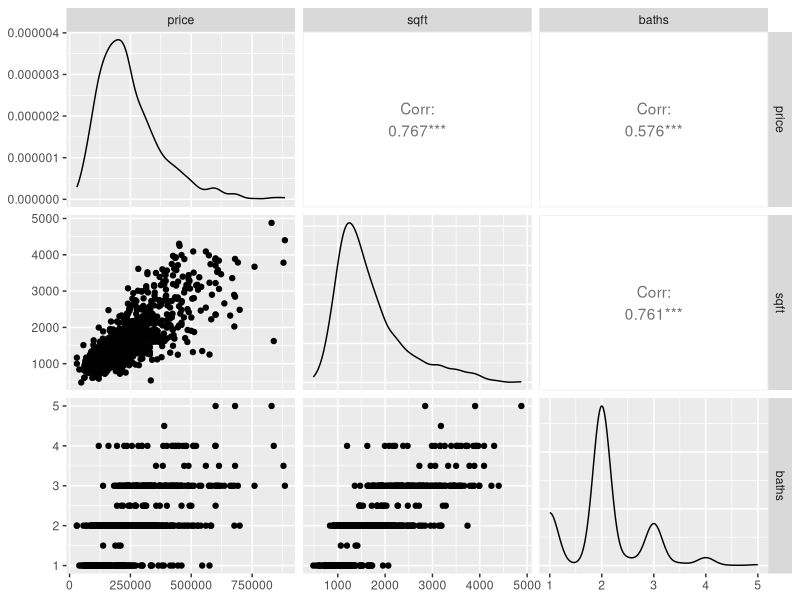
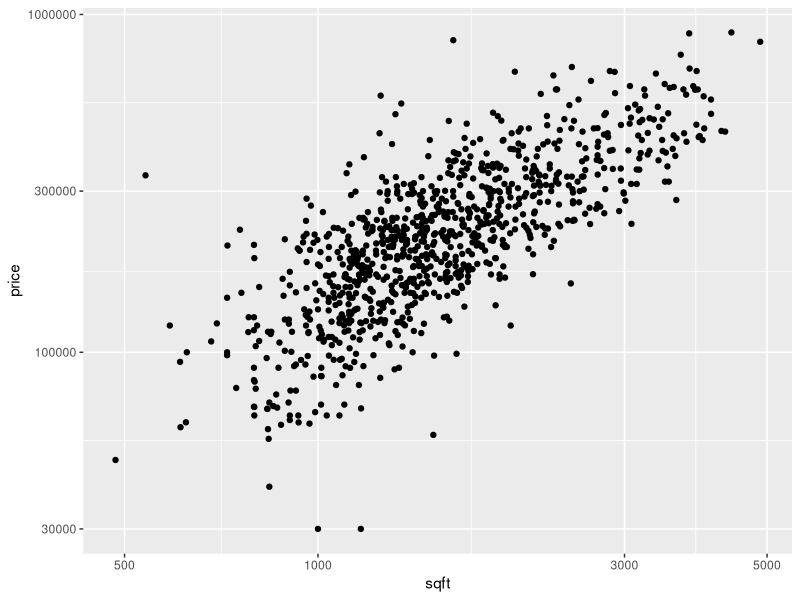
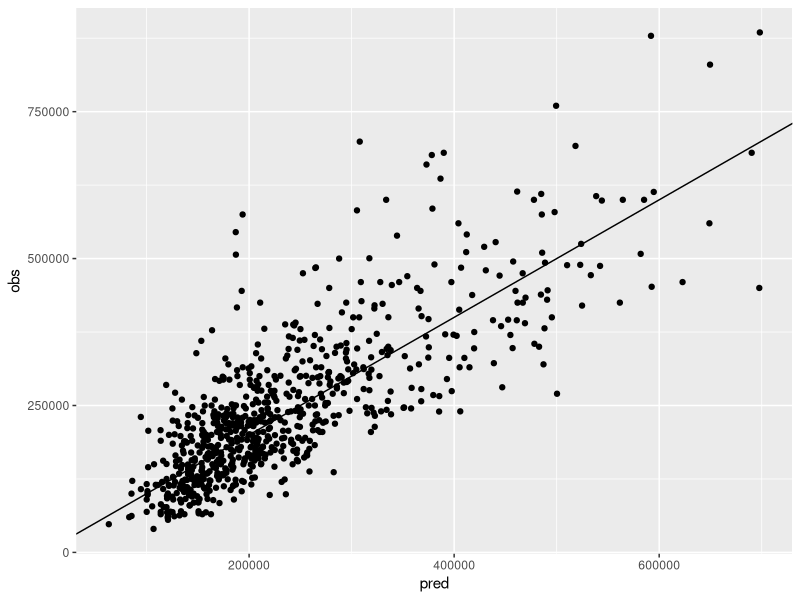

Recreate these plots in R, in order. (Note: this script raises an error after producing the figures.)
library(tidyverse)
library(caret)
library(Metrics)
library(GGally)
data(Sacramento)

set.seed(955)
options(scipen = 100)


Sacramento <- Sacramento %>% as_tibble()
    

Sacramento %>% select(price, sqft, baths) %>% ggpairs()

Sacramento %>% ggplot(aes(sqft, price)) + geom_point() + scale_x_log10() + scale_y_log10()

in_train <- createDataPartition(log10(Sacramento$price), p = .8, list = FALSE)

training <- Sacramento[ in_train,]
testing  <- Sacramento[-in_train,]

fit <- train(log(price) ~ beds + baths + log(sqft) + type,
             trControl = trainControl(method='cv'),
             preProcess = c('center', 'scale', 'zv'),
             method = 'lm',
             data=training)

ans <- tibble(pred =predict(fit, training) %>% exp(),
              obs = training$price)

ans %>% ggplot(aes(pred, obs)) + geom_point() + geom_abline(intercept=0,slope=1)

fit_xgb <- train(price ~ beds + baths + sqft + type,
             trControl = trainControl(method='cv'),
             preProcess = c('center', 'scale', 'zv'),
             method = 'xgbTree',
             data=training)

fit_city_xgb <- train(price ~ beds + baths + sqft + type + city,
                 trControl = trainControl(method='cv'),
                 preProcess = c('center', 'scale', 'zv'),
                 method = 'xgbTree',
                 data=training)

fit_city_zip_xgb <- train(price ~ beds + baths + sqft + type + city + zip,
                      trControl = trainControl(method='cv'),
                      preProcess = c('center', 'scale', 'zv'),
                      method = 'xgbTree',
                      data=training)

fit_city <- train(price ~ beds + baths + sqft + type + city,
             trControl = trainControl(method='cv'),
             preProcess = c('center', 'scale', 'zv'),
             method = 'gbm',
             data=training)

fit_city <- train(price ~ beds + baths + sqft + type + city + zip,
                  trControl = trainControl(method='cv'),
                  preProcess = c('center', 'scale', 'zv'),
                  method = 'lm',
                  data=training)

fit_coord <- train(price ~ beds + baths + sqft + type + latitude + longitude,
                  trControl = trainControl(method='cv'),
                  preProcess = c('center', 'scale', 'zv'),
                  method = 'lm',
                  data=training)




res <- resamples(list(fit=fit, 
                      xgb = fit_xgb, 
                      xgb_city = fit_city_xgb,
                      xgb_city_zip = fit_city_zip_xgb,
                      city = fit_city,
                      coord = fit_coord))
res %>% summary()
res %>% bwplot()

varImp(fit_coord)

ans <- data.frame(pred = predict(fit_city, testing),
        obs = testing$price) 

ans %>% 
    ggplot(aes(pred, obs)) + geom_point() + 
        scale_y_continuous(labels=scales::comma) +
        scale_x_continuous(labels=scales::comma) +
        geom_abline(intercept=0, slope=1, color='red')

defaultSummary(ans)

ans %>%
    summarise(mape = mape(pred, obs),
              rmse = rmse(pred, obs),
              mae = mae(pred, obs),
              rsquared = cor(pred, obs)^2)


# only makes sense for time series 
# ts(ans$pred - ans$obs) %>% forecast::checkresiduals()
